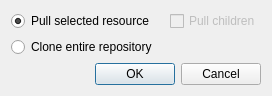
<?xml version="1.0" encoding="UTF-8"?>
<ui version="4.0">
 <class>PullDialog</class>
 <widget class="QDialog" name="PullDialog">
  <property name="geometry">
   <rect>
    <x>0</x>
    <y>0</y>
    <width>254</width>
    <height>95</height>
   </rect>
  </property>
  <property name="windowTitle">
   <string>Pull Resource</string>
  </property>
  <property name="windowIcon">
   <iconset resource="../MIDASDesktopIcons.qrc">
    <normaloff>:/icons/MIDAS_Desktop_Icon.png</normaloff>:/icons/MIDAS_Desktop_Icon.png</iconset>
  </property>
  <layout class="QGridLayout" name="gridLayout">
   <item row="6" column="0" colspan="4">
    <widget class="QDialogButtonBox" name="buttonBox">
     <property name="orientation">
      <enum>Qt::Horizontal</enum>
     </property>
     <property name="standardButtons">
      <set>QDialogButtonBox::Cancel|QDialogButtonBox::Ok</set>
     </property>
    </widget>
   </item>
   <item row="2" column="0" colspan="2">
    <widget class="QRadioButton" name="pullRadioButton">
     <property name="text">
      <string>Pull selected resource</string>
     </property>
     <property name="checked">
      <bool>true</bool>
     </property>
    </widget>
   </item>
   <item row="2" column="2" colspan="2">
    <widget class="QCheckBox" name="recursiveCheckBox">
     <property name="enabled">
      <bool>false</bool>
     </property>
     <property name="toolTip">
      <string>Also pull all children of the selected resource</string>
     </property>
     <property name="text">
      <string>Pull children</string>
     </property>
    </widget>
   </item>
   <item row="3" column="0">
    <widget class="QRadioButton" name="cloneRadioButton">
     <property name="text">
      <string>Clone entire repository</string>
     </property>
     <property name="checked">
      <bool>false</bool>
     </property>
    </widget>
   </item>
  </layout>
 </widget>
 <tabstops>
  <tabstop>pullRadioButton</tabstop>
  <tabstop>recursiveCheckBox</tabstop>
  <tabstop>buttonBox</tabstop>
 </tabstops>
 <resources>
  <include location="../MIDASDesktopIcons.qrc"/>
 </resources>
 <connections>
  <connection>
   <sender>buttonBox</sender>
   <signal>accepted()</signal>
   <receiver>PullDialog</receiver>
   <slot>accept()</slot>
   <hints>
    <hint type="sourcelabel">
     <x>248</x>
     <y>254</y>
    </hint>
    <hint type="destinationlabel">
     <x>157</x>
     <y>274</y>
    </hint>
   </hints>
  </connection>
  <connection>
   <sender>buttonBox</sender>
   <signal>rejected()</signal>
   <receiver>PullDialog</receiver>
   <slot>reject()</slot>
   <hints>
    <hint type="sourcelabel">
     <x>316</x>
     <y>260</y>
    </hint>
    <hint type="destinationlabel">
     <x>286</x>
     <y>274</y>
    </hint>
   </hints>
  </connection>
 </connections>
</ui>
